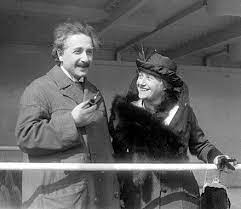
#> input picture imageprocessingpratice/einstein.jpg, 241 x 209 px
$ python 5.1.py
#> lines starting #> are read from the running program, lines starting #| are printed output that depends on the picture
import cv2
import numpy as np
image=cv2.imread("einstein.jpg",0)
#> image is the input picture: shape (209, 241); min 0, max 255, mean 95.5
blur_filter1=np.ones((3,3))/(9.0)
blur_filter2=np.ones((8,8))/(64.0)
blur_filter3=np.ones((10,10))/(100.0)
image_blur1=cv2.filter2D(image,-1,blur_filter1)
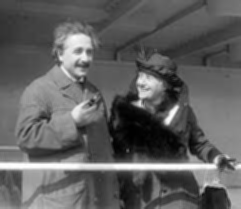
#> image_blur1: shape (209, 241); min 0, max 255, mean 95.5
image_blur2=cv2.filter2D(image,-1,blur_filter2)
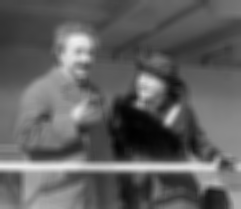
#> image_blur2: shape (209, 241); min 1, max 239, mean 95.4
image_blur3=cv2.filter2D(image,-1,blur_filter3)
cv2.imshow("foto1",image)
cv2.imshow("foto2",image_blur1)
cv2.imshow("foto3",image_blur2)
cv2.imshow("foto4",image_blur3)
cv2.waitKey(0)

$ run again, with imageprocessingpratice/hand.jpg copied over imageprocessingpratice/einstein.jpg
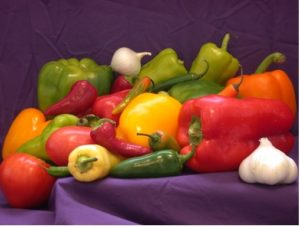
#> input picture imageprocessingpratice/hand.jpg, 300 x 227 px
#> `image_blur1=cv2.filter2D(image,-1,blur_filter1)`:
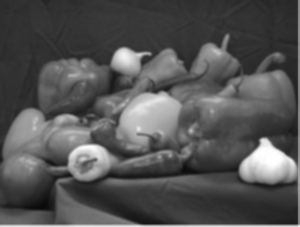
#> image_blur1: shape (227, 300); min 9, max 255, mean 83.9
#> `image_blur2=cv2.filter2D(image,-1,blur_filter2)`:
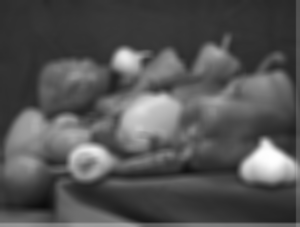
#> image_blur2: shape (227, 300); min 12, max 254, mean 83.4
